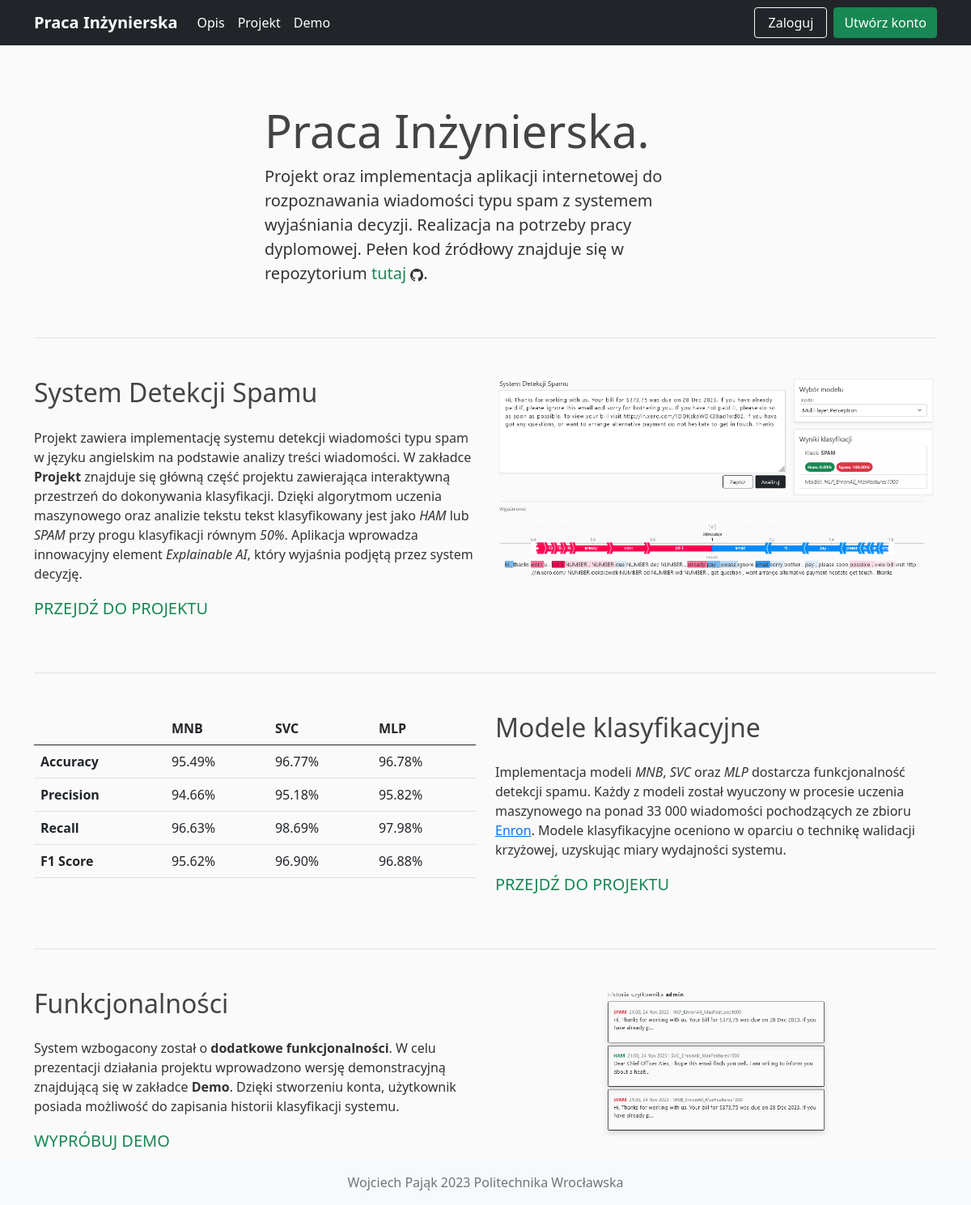
The page /home on the database its author committed.
### app/models.py (models this page shows, shortened)
class Model(db.Model):
    id = db.Column(db.Integer, primary_key=True)
    name = db.Column(db.Text, nullable=False)
    accuracy = db.Column(db.Float)
    precision = db.Column(db.Float)
    recall = db.Column(db.Float)
    f1_score = db.Column(db.Float)
    std_deviation = db.Column(db.Float)

### app/routes.py (the view)
@app.route("/")
@app.route("/home")
def home():
    metric_mnb = Model.query.filter_by(id=1).first()
    metric_svc = Model.query.filter_by(id=2).first()
    metric_mlp = Model.query.filter_by(id=3).first()
    return render_template('home.html', title='Opis', metric_mnb=metric_mnb, metric_svc=metric_svc, metric_mlp=metric_mlp)

### app/templates/home.html (shortened to what this page needs)
{% extends "layout.html" %}
{% block content %}
    <div class="container mt-5">
        <div class="row justify-content-md-center mb-5">
            <div class="col-md-6">
                <h1 class="display-4"><b>Praca Inżynierska.</b></h1>
                <p class="lead">
                    Projekt oraz implementacja aplikacji internetowej do rozpoznawania wiadomości typu spam z systemem wyjaśniania decyzji.
                    Realizacja na potrzeby pracy dyplomowej. Pełen kod źródłowy znajduje się w repozytorium <a href="https://github.com/wojciechpajak/Spam-Detection-Web-App" class="link-success" style="text-decoration: none;">tutaj</a> .
                </p>
            </div>
        </div>
        <div class="border-top mb-5"></div>
        <div class="row mb-5">
            <div class="col-md-6">
                <h2 class="title mb-4">System Detekcji Spamu</h2>
                <p>
                    Projekt zawiera implementację systemu detekcji wiadomości typu spam w języku angielskim na podstawie analizy treści wiadomości.
                    W zakładce <b>Projekt</b> znajduje się główną część projektu zawierająca interaktywną przestrzeń do dokonywania klasyfikacji.
                    Dzięki algorytmom uczenia maszynowego oraz analizie tekstu tekst klasyfikowany jest jako <i>HAM</i> lub <i>SPAM</i> przy progu klasyfikacji równym <i>50%</i>.
                    Aplikacja wprowadza innowacyjny element <i>Explainable AI</i>, który wyjaśnia podjętą przez system decyzję.
                </p>
                <div class="text">
                    <p class="lead"><a href="{{ url_for('demo') }}" class="link-success" style="text-decoration: none;">PRZEJDŹ DO PROJEKTU</a></p>
                </div>
            </div>
            <div class="col-md-6">
                <img src="static/profile_pics/project.png" alt="Detekcja Spam" class="img-fluid">
            </div>
        </div>
        <div class="border-top mb-5"></div>
        <div class="row mb-5">
            <div class="col-md-6">
                <table class="table">
                    <thead>
                        <tr>
                            <th scope="col"></th>
                            <th scope="col">MNB</th>
                            <th scope="col">SVC</th>
                            <th scope="col">MLP</th>
                        </tr>
                    </thead>
                    <tbody>
                        <tr>
                            <th scope="row">Accuracy</th>
                            <td>{{ '{:.2f}'.format(metric_mnb.accuracy * 100) }}%</td>
                            <td>{{ '{:.2f}'.format(metric_svc.accuracy * 100) }}%</td>
                            <td>{{ '{:.2f}'.format(metric_mlp.accuracy * 100) }}%</td>
                        </tr>
                        <tr>
                            <th scope="row">Precision</th>
                            <td>{{ '{:.2f}'.format(metric_mnb.precision * 100) }}%</td>
                            <td>{{ '{:.2f}'.format(metric_svc.precision * 100) }}%</td>
                            <td>{{ '{:.2f}'.format(metric_mlp.precision * 100) }}%</td>
                        </tr>
                        <tr>
                            <th scope="row">Recall</th>
                            <td>{{ '{:.2f}'.format(metric_mnb.recall * 100) }}%</td>
                            <td>{{ '{:.2f}'.format(metric_svc.recall * 100) }}%</td>
                            <td>{{ '{:.2f}'.format(metric_mlp.recall * 100) }}%</td>
                        </tr>
                        <tr>
                            <th scope="row">F1 Score</th>
                            <td>{{ '{:.2f}'.format(metric_mnb.f1_score * 100) }}%</td>
                            <td>{{ '{:.2f}'.format(metric_svc.f1_score * 100) }}%</td>
                            <td>{{ '{:.2f}'.format(metric_mlp.f1_score * 100) }}%</td>
                        </tr>
                    </tbody>
                </table>
            </div>
            <div class="col-md-6">
                <h2 class="title mb-4">Modele klasyfikacyjne</h2>
                <p>
                    Implementacja modeli <i>MNB</i>, <i>SVC</i> oraz <i>MLP</i> dostarcza funkcjonalność detekcji spamu.
                    Każdy z modeli został wyuczony w procesie uczenia maszynowego na ponad 33 000 wiadomości pochodzących ze zbioru <a href="http://nlp.cs.aueb.gr/software_and_datasets/Enron-Spam/index.html">Enron</a>.
                    Modele klasyfikacyjne oceniono w oparciu o technikę walidacji krzyżowej, uzyskując miary wydajności systemu.
                </p>
                <div class="text">
                    <p class="lead"><a href="{{ url_for('project') }}" class="link-success" style="text-decoration: none;">PRZEJDŹ DO PROJEKTU</a></p>
                </div>
            </div>
        </div>
        <div class="border-top mb-5"></div>
        <div class="row mb-5">
            <div class="col-md-6">
                <h2 class="title mb-4">Funkcjonalności</h2>
                <p>
                    System wzbogacony został o <b>dodatkowe funkcjonalności</b>.
                    W celu prezentacji działania projektu wprowadzono wersję demonstracyjną znajdującą się w zakładce <b>Demo</b>.
                    Dzięki stworzeniu konta, użytkownik posiada możliwość do zapisania historii klasyfikacji systemu.
                </p>
                <div class="text">
                    <p class="lead"><a href="{{ url_for('demo') }}" class="link-success" style="text-decoration: none;">WYPRÓBUJ DEMO</a></p>
                </div>
            </div>
            <div class="col-md-6">
                <img src="static/profile_pics/history.png" alt="Detekcja Spam" class="img-fluid">
            </div>
        </div>
    </div>
{% endblock content %}

### app/templates/layout.html (shortened to what this page needs)
<!DOCTYPE html>
<html lang="en">
<head>
    <link rel="stylesheet" href="https://cdn.jsdelivr.net/npm/bootstrap@5.0.2/dist/css/bootstrap.min.css">
    <link rel="stylesheet" type="text/css" href="{{ url_for('static', filename='main.css') }}">
</head>
<body>
    <header>
        <nav class="navbar navbar-expand-lg navbar-dark bg-dark fixed-top">
            <div class="container">
              <a class="navbar-brand" href="/"><b>Praca Inżynierska</b></a>
              <div class="collapse navbar-collapse" id="navbarSupportedContent">
                <ul class="navbar-nav me-auto mb-2 mb-lg-0">
                  <li class="nav-item">
                    <a class="nav-link active" aria-current="page" href="{{ url_for('home') }}">Opis</a>
                  </li>
                  <li class="nav-item">
                    <a class="nav-link active" aria-current="page" href="{{ url_for('project') }}">Projekt</a>
                  </li>
                  <li class="nav-item">
                    <a class="nav-link active" aria-current="page" href="{{ url_for('demo') }}">Demo</a>
                  </li>
                </ul>
                <ul class="navbar-nav mb-2 mb-lg-0">
                  {% if current_user.is_authenticated %}
                    <li class="nav-item">
                      <a class="btn btn-outline-light me-2" type="submit" aria-current="page" href="{{ url_for('account') }}">Moje konto</a>
                    </li>
                    <li class="nav-item">
                      <a class="btn btn-success" type="submit" aria-current="page" href="{{ url_for('logout') }}" style="width: 90px;">Wyloguj</a>
                    </li>
                  {% else %}
                    <li class="nav-item">
                      <a class="btn btn-outline-light me-2" type="submit" aria-current="page" href="{{ url_for('login') }}" style="width: 90px;">Zaloguj</a>
                    </li>
                    <li class="nav-item">
                      <a class="btn btn-success" type="submit" aria-current="page" href="{{ url_for('register') }}">Utwórz konto</a>
                    </li>
                  {% endif %}
                </ul>
              </div>
            </div>
        </nav>
    </header>
    <main role="main" class="container">
        <div class="row">
                {% block content %}{% endblock %}
        </div>
    </main>
    <footer class="footer fixed-bottom py-3 bg-light">
        <div class="container text-center">
            <span class="text-muted">Wojciech Pająk 2023 Politechnika Wrocławska</span>
        </div>
    </footer>
</body>
</html>

### app/static/main.css (style rules this page uses)
body { background: #fafafa; color: #333333; margin-top: 5rem; }
h1, h2, h3, h4, h5, h6 { color: #444444; }

### rows shown on the page
Model: metric_mnb.accuracy*100 "95.49", metric_mnb.precision*100 "94.66", metric_mnb.recall*100 "96.63", metric_mnb.f1_score*100 "95.62"
Model: metric_svc.accuracy*100 "96.77", metric_svc.precision*100 "95.18", metric_svc.recall*100 "98.69", metric_svc.f1_score*100 "96.90"
Model: metric_mlp.accuracy*100 "96.78", metric_mlp.precision*100 "95.82", metric_mlp.recall*100 "97.98", metric_mlp.f1_score*100 "96.88"
